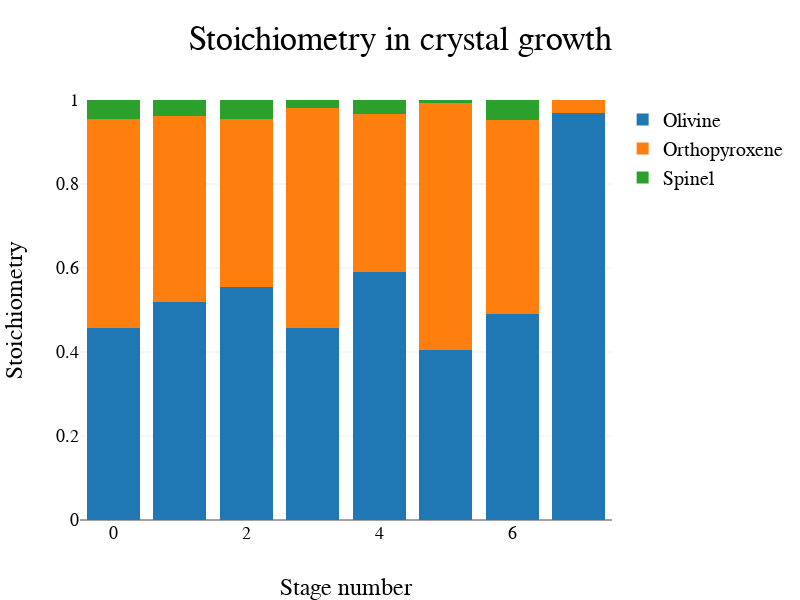

The notebook cell this image was saved under:
### Code cell
Plotly([
    {
        y : funcTools.zipWith((x,y)=>1-x-y)
            (parametersEachStage.growth_stoichiometry_orthopyroxene)
            (parametersEachStage.growth_stoichiometry_spinel),
        name : "Olivine",
        type:"bar"
    },
    {
        y : parametersEachStage.growth_stoichiometry_orthopyroxene,
        name : "Orthopyroxene",
        type:"bar"
    },
    {
        y : parametersEachStage.growth_stoichiometry_spinel,
        name : "Spinel",
        type:"bar"
    }
],
spread(
    middiumSize,
    legend(),
    axis("x", "Stage number"),
    axis("y", "Stoichiometry", [0,1]),
    {
        barmode: "stack",
        title : "Stoichiometry in crystal growth",
        font : fontMaker(24)
    }
))

### Figure 1 — Plotly figure (JSON) as saved in the notebook; plotly's stock layout.template omitted (floating-point values rounded to 4 significant figures)
{"data": [{"name": "Olivine", "type": "bar", "uid": "1a72c1", "y": [0.4573, 0.5179, 0.5544, 0.4577, 0.5895, 0.4058, 0.4908, 0.9682]}, {"name": "Orthopyroxene", "type": "bar", "uid": "24523c", "y": ["0.4964407478377857", "0.44401277571315534", "0.4010392017036519", "0.5232663079907935", "0.3766254658742249", "0.5864022492937229", "0.461175486290855", "0.030716260982227087"]}, {"name": "Spinel", "type": "bar", "uid": "909cf5", "y": ["0.04627096168283347", "0.038049936192029815", "0.044595142611429835", "0.01905925404362172", "0.03387665115069025", "0.007842953276470058", "0.04801850221042007", "0.0011224114817250266"]}], "layout": {"barmode": "stack", "font": {"color": "#000", "family": "sans-serif", "size": 24}, "height": 600, "legend": {"font": {"color": "#000", "family": "sans-serif", "size": 20}, "traceorder": "normal"}, "title": "Stoichiometry in crystal growth", "width": 800, "xaxis": {"autorange": true, "range": [-0.5, 7.5], "tickfont": {"color": "#000", "family": "sans-serif", "size": 18}, "title": "Stage number", "titlefont": {"color": "#000", "family": "sans-serif", "size": 24}}, "yaxis": {"range": [0, 1], "tickfont": {"color": "#000", "family": "sans-serif", "size": 18}, "title": "Stoichiometry", "titlefont": {"color": "#000", "family": "sans-serif", "size": 24}, "type": "linear"}}}
